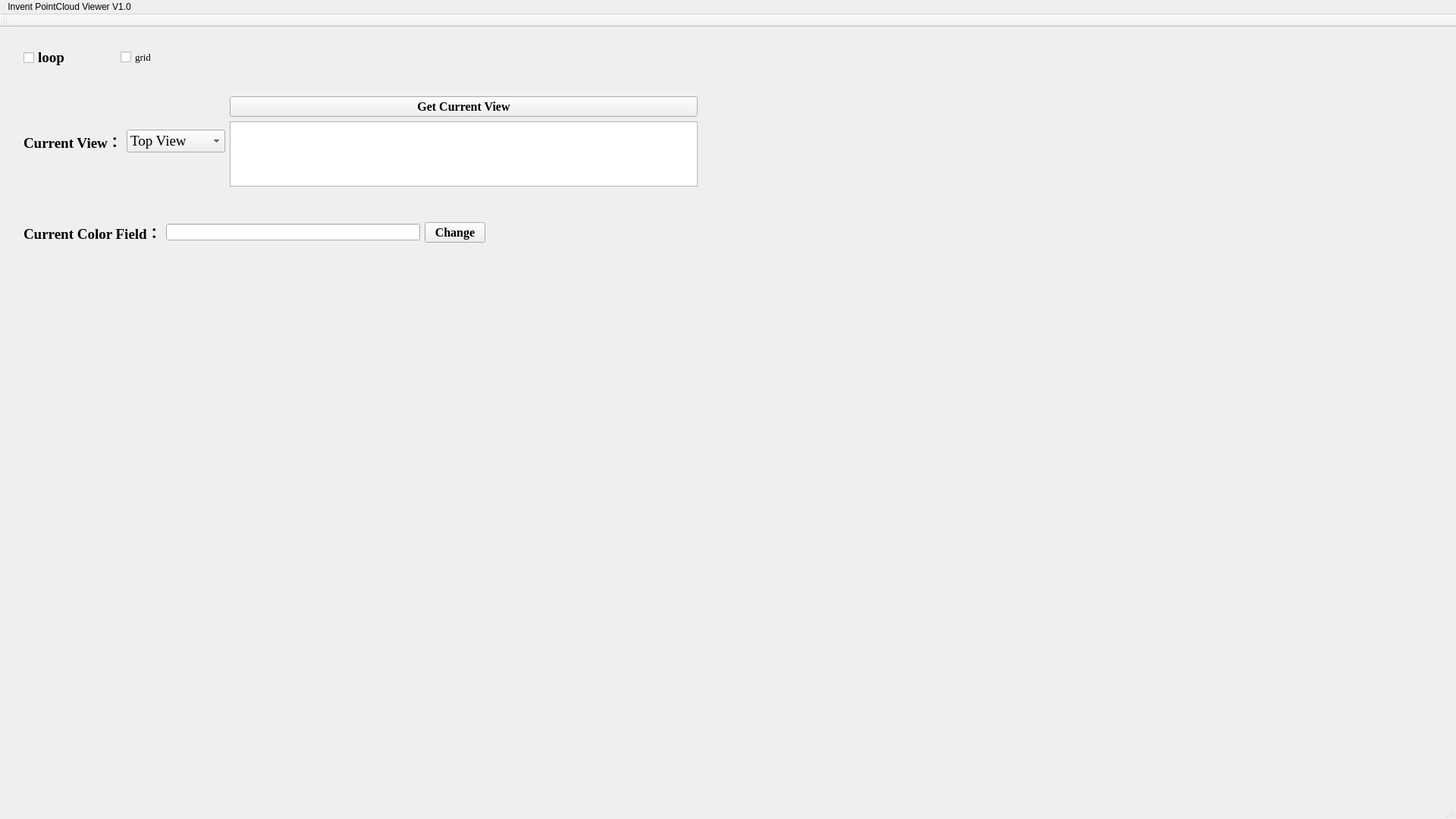
<?xml version="1.0" encoding="UTF-8"?>
<ui version="4.0">
 <class>Lidar_testClass</class>
 <widget class="QMainWindow" name="Lidar_testClass">
  <property name="geometry">
   <rect>
    <x>0</x>
    <y>0</y>
    <width>1920</width>
    <height>1080</height>
   </rect>
  </property>
  <property name="windowTitle">
   <string>Lidar_test</string>
  </property>
  <widget class="QWidget" name="centralWidget">
   <widget class="QWidget" name="horizontalLayoutWidget">
    <property name="geometry">
     <rect>
      <x>20</x>
      <y>220</y>
      <width>631</width>
      <height>101</height>
     </rect>
    </property>
    <layout class="QHBoxLayout" name="horizontalLayout">
     <property name="sizeConstraint">
      <enum>QLayout::SetNoConstraint</enum>
     </property>
     <item>
      <widget class="QLabel" name="label">
       <property name="font">
        <font>
         <family>Times New Roman</family>
         <pointsize>14</pointsize>
         <bold>true</bold>
        </font>
       </property>
       <property name="text">
        <string>Current Color Field：</string>
       </property>
      </widget>
     </item>
     <item>
      <widget class="QLineEdit" name="lineEdit_color"/>
     </item>
     <item>
      <widget class="QPushButton" name="pushButton_ChangeColor">
       <property name="font">
        <font>
         <family>Times New Roman</family>
         <pointsize>12</pointsize>
         <bold>true</bold>
        </font>
       </property>
       <property name="text">
        <string>Change</string>
       </property>
       <property name="default">
        <bool>false</bool>
       </property>
       <property name="flat">
        <bool>false</bool>
       </property>
      </widget>
     </item>
    </layout>
   </widget>
   <widget class="QWidget" name="horizontalLayoutWidget_2">
    <property name="geometry">
     <rect>
      <x>20</x>
      <y>80</y>
      <width>911</width>
      <height>141</height>
     </rect>
    </property>
    <layout class="QHBoxLayout" name="horizontalLayout_2">
     <property name="sizeConstraint">
      <enum>QLayout::SetDefaultConstraint</enum>
     </property>
     <item>
      <widget class="QLabel" name="label_2">
       <property name="font">
        <font>
         <family>Times New Roman</family>
         <pointsize>14</pointsize>
         <italic>false</italic>
         <bold>true</bold>
        </font>
       </property>
       <property name="text">
        <string>Current View：</string>
       </property>
      </widget>
     </item>
     <item>
      <widget class="QComboBox" name="comboBox_View">
       <property name="font">
        <font>
         <family>Times New Roman</family>
         <pointsize>14</pointsize>
        </font>
       </property>
       <item>
        <property name="text">
         <string>Top View</string>
        </property>
       </item>
       <item>
        <property name="text">
         <string>Special View</string>
        </property>
       </item>
      </widget>
     </item>
     <item>
      <layout class="QVBoxLayout" name="verticalLayout">
       <item>
        <widget class="QPushButton" name="pushButton_GetCurrentView">
         <property name="font">
          <font>
           <family>Times New Roman</family>
           <pointsize>12</pointsize>
           <bold>true</bold>
          </font>
         </property>
         <property name="text">
          <string>Get Current View</string>
         </property>
        </widget>
       </item>
       <item>
        <widget class="QTextEdit" name="textEdit_GetCurrentView"/>
       </item>
      </layout>
     </item>
    </layout>
   </widget>
   <widget class="QWidget" name="horizontalLayoutWidget_3">
    <property name="geometry">
     <rect>
      <x>20</x>
      <y>0</y>
      <width>271</width>
      <height>80</height>
     </rect>
    </property>
    <layout class="QHBoxLayout" name="horizontalLayout_3">
     <item>
      <widget class="QCheckBox" name="checkBox_Loop">
       <property name="font">
        <font>
         <family>Times New Roman</family>
         <pointsize>14</pointsize>
         <bold>true</bold>
        </font>
       </property>
       <property name="text">
        <string>loop</string>
       </property>
      </widget>
     </item>
     <item>
      <widget class="QCheckBox" name="checkBox_Grid">
       <property name="font">
        <font>
         <family>Times New Roman</family>
         <pointsize>10</pointsize>
         <bold>false</bold>
        </font>
       </property>
       <property name="text">
        <string>grid</string>
       </property>
      </widget>
     </item>
    </layout>
   </widget>
  </widget>
  <widget class="QMenuBar" name="menuBar">
   <property name="geometry">
    <rect>
     <x>0</x>
     <y>0</y>
     <width>1920</width>
     <height>17</height>
    </rect>
   </property>
   <widget class="QMenu" name="menu">
    <property name="font">
     <font>
      <pointsize>18</pointsize>
      <bold>true</bold>
     </font>
    </property>
    <property name="title">
     <string>Invent PointCloud Viewer V1.0</string>
    </property>
   </widget>
   <addaction name="menu"/>
  </widget>
  <widget class="QToolBar" name="mainToolBar">
   <attribute name="toolBarArea">
    <enum>TopToolBarArea</enum>
   </attribute>
   <attribute name="toolBarBreak">
    <bool>false</bool>
   </attribute>
  </widget>
  <widget class="QStatusBar" name="statusBar"/>
 </widget>
 <layoutdefault spacing="6" margin="11"/>
 <resources>
  <include location="Lidar_test.qrc"/>
 </resources>
 <connections>
  <connection>
   <sender>pushButton_ChangeColor</sender>
   <signal>clicked()</signal>
   <receiver>Lidar_testClass</receiver>
   <slot>on_PushButton_ChangeColor_Clicked()</slot>
   <hints>
    <hint type="sourcelabel">
     <x>631</x>
     <y>303</y>
    </hint>
    <hint type="destinationlabel">
     <x>482</x>
     <y>269</y>
    </hint>
   </hints>
  </connection>
  <connection>
   <sender>comboBox_View</sender>
   <signal>currentIndexChanged(int)</signal>
   <receiver>Lidar_testClass</receiver>
   <slot>on_ComboBox_View_Changed()</slot>
   <hints>
    <hint type="sourcelabel">
     <x>211</x>
     <y>178</y>
    </hint>
    <hint type="destinationlabel">
     <x>329</x>
     <y>104</y>
    </hint>
   </hints>
  </connection>
  <connection>
   <sender>checkBox_Grid</sender>
   <signal>stateChanged(int)</signal>
   <receiver>Lidar_testClass</receiver>
   <slot>on_CheckBox_Grid_stateChanged()</slot>
   <hints>
    <hint type="sourcelabel">
     <x>190</x>
     <y>75</y>
    </hint>
    <hint type="destinationlabel">
     <x>42</x>
     <y>266</y>
    </hint>
   </hints>
  </connection>
  <connection>
   <sender>pushButton_GetCurrentView</sender>
   <signal>clicked()</signal>
   <receiver>Lidar_testClass</receiver>
   <slot>on_PushButton_GetCurrentView_Clicked()</slot>
   <hints>
    <hint type="sourcelabel">
     <x>515</x>
     <y>120</y>
    </hint>
    <hint type="destinationlabel">
     <x>574</x>
     <y>61</y>
    </hint>
   </hints>
  </connection>
 </connections>
 <slots>
  <slot>on_PushButton_ChangeColor_Clicked()</slot>
  <slot>on_ComboBox_View_Changed()</slot>
  <slot>on_CheckBox_Grid_stateChanged()</slot>
  <slot>on_PushButton_GetCurrentView_Clicked()</slot>
 </slots>
</ui>
